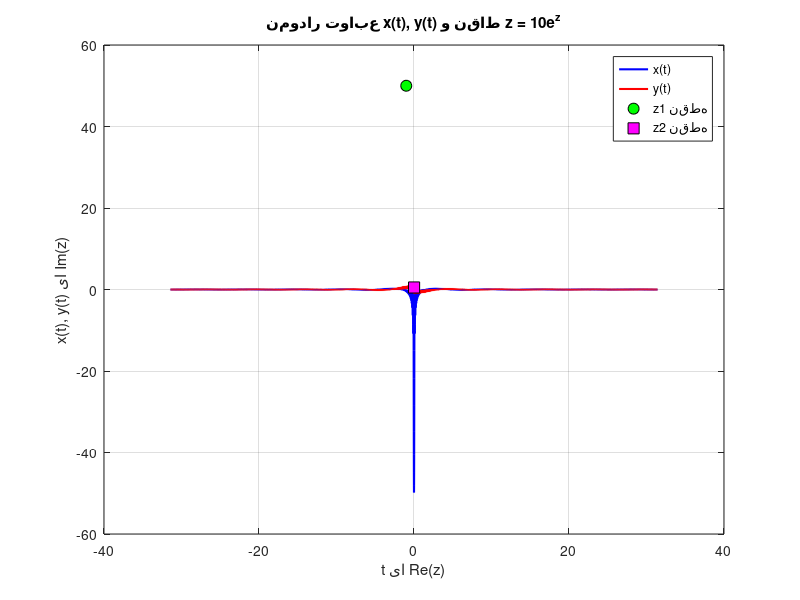

Write MATLAB code to recreate this figure.
% تعریف بازه t
t = linspace(-10*pi, 10*pi, 10000);

% جلوگیری از تقسیم بر صفر در t = 0
epsilon = 1e-10;
t(t==0) = epsilon;

% تعریف توابع x(t) و y(t)
abs_term = abs(sin(50*t)./t);
x = abs_term .* cos(t + pi);
y = abs_term .* sin(t + pi);

% رسم نمودارهای x(t) و y(t)
figure;
plot(t, x, 'b', 'LineWidth', 1.5);
hold on;
plot(t, y, 'r', 'LineWidth', 1.5);

% تعریف z = 10 * e^z برای مقادیر داده شده
z1 = -1 + 50i;
z2 = 0.01 + 0.5i;

f_z1 = 10 * exp(z1);
f_z2 = 10 * exp(z2);

% رسم نقاط به صورت marker روی نمودار
plot(real(z1), imag(z1), 'ko', 'MarkerSize', 8, 'MarkerFaceColor', 'g'); % نقطه z1
plot(real(z2), imag(z2), 'ks', 'MarkerSize', 8, 'MarkerFaceColor', 'm'); % نقطه z2

% نمایش مقادیر z در Command Window
disp('مقدار z برای z1 = -1 + 50i:');
disp(f_z1);
disp('مقدار z برای z2 = 0.01 + 0.5i:');
disp(f_z2);

% برچسب گذاری و نمایش
xlabel('t یا Re(z)');
ylabel('x(t), y(t) یا Im(z)');
title('نمودار توابع x(t), y(t) و نقاط z = 10e^z');
legend('x(t)', 'y(t)', 'z1 نقطه', 'z2 نقطه');
grid on;
hold off;
